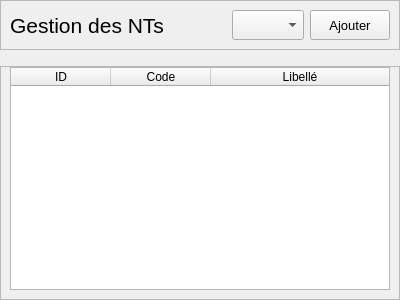
<?xml version="1.0" encoding="UTF-8"?>
<ui version="4.0">
 <class>Form</class>
 <widget class="QWidget" name="Form">
  <property name="geometry">
   <rect>
    <x>0</x>
    <y>0</y>
    <width>400</width>
    <height>300</height>
   </rect>
  </property>
  <property name="windowTitle">
   <string>Form</string>
  </property>
  <property name="styleSheet">
   <string notr="true"/>
  </property>
  <layout class="QGridLayout" name="gridLayout_2">
   <property name="leftMargin">
    <number>0</number>
   </property>
   <property name="topMargin">
    <number>0</number>
   </property>
   <property name="rightMargin">
    <number>0</number>
   </property>
   <property name="bottomMargin">
    <number>0</number>
   </property>
   <item row="0" column="0">
    <widget class="QFrame" name="frame">
     <property name="styleSheet">
      <string notr="true">
QPushButton{
	background-color:#fff;
	border:1px solid rgba(0,0,0,0.4);
	outline:none;
	border-radius:3px;
	outline:none;
}
QPushButton::hover{
	border-color: rgba(0,81,255,0.3);
	outline:2px solid  rgba(0,81,255,0.3);
	/*color: #fff;*/
}
;
</string>
     </property>
     <property name="frameShape">
      <enum>QFrame::StyledPanel</enum>
     </property>
     <property name="frameShadow">
      <enum>QFrame::Raised</enum>
     </property>
     <layout class="QHBoxLayout" name="horizontalLayout">
      <item>
       <widget class="QLabel" name="label">
        <property name="font">
         <font>
          <pointsize>16</pointsize>
         </font>
        </property>
        <property name="text">
         <string>Gestion des NTs</string>
        </property>
       </widget>
      </item>
      <item>
       <spacer name="horizontalSpacer">
        <property name="orientation">
         <enum>Qt::Horizontal</enum>
        </property>
        <property name="sizeHint" stdset="0">
         <size>
          <width>478</width>
          <height>20</height>
         </size>
        </property>
       </spacer>
      </item>
      <item>
       <widget class="QComboBox" name="comboBox">
        <property name="minimumSize">
         <size>
          <width>0</width>
          <height>30</height>
         </size>
        </property>
       </widget>
      </item>
      <item>
       <widget class="QPushButton" name="ajouter_pushButton">
        <property name="minimumSize">
         <size>
          <width>80</width>
          <height>30</height>
         </size>
        </property>
        <property name="font">
         <font>
          <pointsize>10</pointsize>
          <weight>50</weight>
          <bold>false</bold>
         </font>
        </property>
        <property name="cursor">
         <cursorShape>PointingHandCursor</cursorShape>
        </property>
        <property name="text">
         <string>Ajouter</string>
        </property>
       </widget>
      </item>
     </layout>
    </widget>
   </item>
   <item row="2" column="0">
    <widget class="QFrame" name="frame_2">
     <property name="cursor">
      <cursorShape>PointingHandCursor</cursorShape>
     </property>
     <property name="frameShape">
      <enum>QFrame::StyledPanel</enum>
     </property>
     <property name="frameShadow">
      <enum>QFrame::Raised</enum>
     </property>
     <layout class="QGridLayout" name="gridLayout">
      <property name="topMargin">
       <number>0</number>
      </property>
      <item row="0" column="0">
       <widget class="QTableWidget" name="tableWidget">
        <property name="editTriggers">
         <set>QAbstractItemView::NoEditTriggers</set>
        </property>
        <attribute name="horizontalHeaderStretchLastSection">
         <bool>true</bool>
        </attribute>
        <attribute name="verticalHeaderMinimumSectionSize">
         <number>40</number>
        </attribute>
        <column>
         <property name="text">
          <string>ID</string>
         </property>
        </column>
        <column>
         <property name="text">
          <string>Code</string>
         </property>
        </column>
        <column>
         <property name="text">
          <string>Libellé</string>
         </property>
        </column>
       </widget>
      </item>
     </layout>
    </widget>
   </item>
   <item row="1" column="0">
    <spacer name="verticalSpacer">
     <property name="orientation">
      <enum>Qt::Vertical</enum>
     </property>
     <property name="sizeType">
      <enum>QSizePolicy::Fixed</enum>
     </property>
     <property name="sizeHint" stdset="0">
      <size>
       <width>20</width>
       <height>10</height>
      </size>
     </property>
    </spacer>
   </item>
  </layout>
 </widget>
 <resources/>
 <connections/>
</ui>
